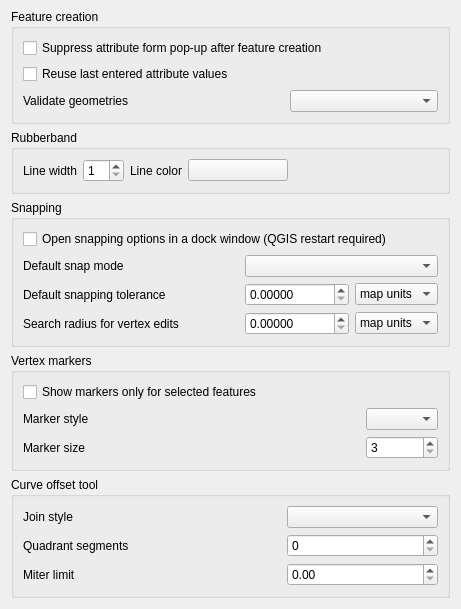
             <widget class="QWidget" name="mOptionsScrollAreaContents_07">
              <property name="geometry">
               <rect>
                <x>0</x>
                <y>0</y>
                <width>461</width>
                <height>607</height>
               </rect>
              </property>
              <layout class="QVBoxLayout" name="verticalLayout_31">
               <property name="topMargin">
                <number>9</number>
               </property>
               <item>
                <widget class="QgsCollapsibleGroupBox" name="mEnterAttributeValuesGroupBox">
                 <property name="title">
                  <string>Feature creation</string>
                 </property>
                 <layout class="QGridLayout" name="gridLayout_28">
                  <item row="2" column="2">
                   <widget class="QComboBox" name="mValidateGeometries">
                    <property name="sizePolicy">
                     <sizepolicy hsizetype="Expanding" vsizetype="Fixed">
                      <horstretch>0</horstretch>
                      <verstretch>0</verstretch>
                     </sizepolicy>
                    </property>
                   </widget>
                  </item>
                  <item row="2" column="0">
                   <widget class="QLabel" name="label_19">
                    <property name="text">
                     <string>Validate geometries</string>
                    </property>
                   </widget>
                  </item>
                  <item row="0" column="0" colspan="3">
                   <widget class="QCheckBox" name="chkDisableAttributeValuesDlg">
                    <property name="text">
                     <string>Suppress attribute form pop-up after feature creation</string>
                    </property>
                    <property name="tristate">
                     <bool>false</bool>
                    </property>
                   </widget>
                  </item>
                  <item row="2" column="1">
                   <spacer name="horizontalSpacer_32">
                    <property name="orientation">
                     <enum>Qt::Horizontal</enum>
                    </property>
                    <property name="sizeHint" stdset="0">
                     <size>
                      <width>40</width>
                      <height>20</height>
                     </size>
                    </property>
                   </spacer>
                  </item>
                  <item row="1" column="0" colspan="3">
                   <widget class="QCheckBox" name="chkReuseLastValues">
                    <property name="text">
                     <string>Reuse last entered attribute values</string>
                    </property>
                    <property name="tristate">
                     <bool>false</bool>
                    </property>
                   </widget>
                  </item>
                 </layout>
                </widget>
               </item>
               <item>
                <widget class="QgsCollapsibleGroupBox" name="mRubberBandGroupBox">
                 <property name="title">
                  <string>Rubberband</string>
                 </property>
                 <layout class="QGridLayout" name="_9">
                  <item row="0" column="2">
                   <widget class="QLabel" name="mLineColorTextLabel">
                    <property name="sizePolicy">
                     <sizepolicy hsizetype="Maximum" vsizetype="Preferred">
                      <horstretch>0</horstretch>
                      <verstretch>0</verstretch>
                     </sizepolicy>
                    </property>
                    <property name="text">
                     <string>Line color</string>
                    </property>
                   </widget>
                  </item>
                  <item row="0" column="1">
                   <widget class="QSpinBox" name="mLineWidthSpinBox">
                    <property name="toolTip">
                     <string>Line width in pixels</string>
                    </property>
                    <property name="minimum">
                     <number>1</number>
                    </property>
                   </widget>
                  </item>
                  <item row="0" column="0">
                   <widget class="QLabel" name="mLineWidthTextLabel">
                    <property name="sizePolicy">
                     <sizepolicy hsizetype="Maximum" vsizetype="Preferred">
                      <horstretch>0</horstretch>
                      <verstretch>0</verstretch>
                     </sizepolicy>
                    </property>
                    <property name="text">
                     <string>Line width</string>
                    </property>
                   </widget>
                  </item>
                  <item row="0" column="4">
                   <spacer name="horizontalSpacer_33">
                    <property name="orientation">
                     <enum>Qt::Horizontal</enum>
                    </property>
                    <property name="sizeHint" stdset="0">
                     <size>
                      <width>40</width>
                      <height>20</height>
                     </size>
                    </property>
                   </spacer>
                  </item>
                  <item row="0" column="3">
                   <widget class="QgsColorButton" name="mLineColorToolButton">
                    <property name="sizePolicy">
                     <sizepolicy hsizetype="Fixed" vsizetype="Fixed">
                      <horstretch>0</horstretch>
                      <verstretch>0</verstretch>
                     </sizepolicy>
                    </property>
                    <property name="minimumSize">
                     <size>
                      <width>100</width>
                      <height>0</height>
                     </size>
                    </property>
                    <property name="maximumSize">
                     <size>
                      <width>100</width>
                      <height>16777215</height>
                     </size>
                    </property>
                    <property name="text">
                     <string/>
                    </property>
                   </widget>
                  </item>
                 </layout>
                </widget>
               </item>
               <item>
                <widget class="QgsCollapsibleGroupBox" name="mSnappingGroupBox">
                 <property name="title">
                  <string>Snapping</string>
                 </property>
                 <layout class="QGridLayout" name="_10">
                  <item row="1" column="0">
                   <widget class="QLabel" name="mDefaultSnapModeLabel">
                    <property name="text">
                     <string>Default snap mode</string>
                    </property>
                   </widget>
                  </item>
                  <item row="1" column="4" colspan="2">
                   <widget class="QComboBox" name="mDefaultSnapModeComboBox">
                    <property name="sizePolicy">
                     <sizepolicy hsizetype="Expanding" vsizetype="Fixed">
                      <horstretch>0</horstretch>
                      <verstretch>0</verstretch>
                     </sizepolicy>
                    </property>
                   </widget>
                  </item>
                  <item row="2" column="0" colspan="2">
                   <widget class="QLabel" name="mDefaultSnappingToleranceTextLabel">
                    <property name="text">
                     <string>Default snapping tolerance</string>
                    </property>
                   </widget>
                  </item>
                  <item row="2" column="4">
                   <widget class="QDoubleSpinBox" name="mDefaultSnappingToleranceSpinBox">
                    <property name="decimals">
                     <number>5</number>
                    </property>
                    <property name="maximum">
                     <double>99999999.989999994635582</double>
                    </property>
                   </widget>
                  </item>
                  <item row="3" column="0" colspan="3">
                   <widget class="QLabel" name="mVertexSearchRadiusVertexEditLabel">
                    <property name="text">
                     <string>Search radius for vertex edits</string>
                    </property>
                   </widget>
                  </item>
                  <item row="3" column="4">
                   <widget class="QDoubleSpinBox" name="mSearchRadiusVertexEditSpinBox">
                    <property name="decimals">
                     <number>5</number>
                    </property>
                    <property name="maximum">
                     <double>99999999.989999994635582</double>
                    </property>
                   </widget>
                  </item>
                  <item row="2" column="5">
                   <widget class="QComboBox" name="mDefaultSnappingToleranceComboBox">
                    <property name="sizePolicy">
                     <sizepolicy hsizetype="Expanding" vsizetype="Fixed">
                      <horstretch>0</horstretch>
                      <verstretch>0</verstretch>
                     </sizepolicy>
                    </property>
                    <item>
                     <property name="text">
                      <string>map units</string>
                     </property>
                    </item>
                    <item>
                     <property name="text">
                      <string>pixels</string>
                     </property>
                    </item>
                   </widget>
                  </item>
                  <item row="3" column="5">
                   <widget class="QComboBox" name="mSearchRadiusVertexEditComboBox">
                    <item>
                     <property name="text">
                      <string>map units</string>
                     </property>
                    </item>
                    <item>
                     <property name="text">
                      <string>pixels</string>
                     </property>
                    </item>
                   </widget>
                  </item>
                  <item row="3" column="3">
                   <spacer>
                    <property name="orientation">
                     <enum>Qt::Horizontal</enum>
                    </property>
                    <property name="sizeHint" stdset="0">
                     <size>
                      <width>61</width>
                      <height>20</height>
                     </size>
                    </property>
                   </spacer>
                  </item>
                  <item row="2" column="2" colspan="2">
                   <spacer>
                    <property name="orientation">
                     <enum>Qt::Horizontal</enum>
                    </property>
                    <property name="sizeHint" stdset="0">
                     <size>
                      <width>241</width>
                      <height>20</height>
                     </size>
                    </property>
                   </spacer>
                  </item>
                  <item row="1" column="1" colspan="3">
                   <spacer>
                    <property name="orientation">
                     <enum>Qt::Horizontal</enum>
                    </property>
                    <property name="sizeHint" stdset="0">
                     <size>
                      <width>311</width>
                      <height>20</height>
                     </size>
                    </property>
                   </spacer>
                  </item>
                  <item row="0" column="0" colspan="6">
                   <widget class="QCheckBox" name="cbxSnappingOptionsDocked">
                    <property name="text">
                     <string>Open snapping options in a dock window (QGIS restart required)</string>
                    </property>
                   </widget>
                  </item>
                 </layout>
                </widget>
               </item>
               <item>
                <widget class="QgsCollapsibleGroupBox" name="mVertexMarkerGroupBox">
                 <property name="title">
                  <string>Vertex markers</string>
                 </property>
                 <layout class="QGridLayout" name="_11">
                  <item row="1" column="0">
                   <widget class="QLabel" name="mMarkerStyleLabel">
                    <property name="text">
                     <string>Marker style</string>
                    </property>
                   </widget>
                  </item>
                  <item row="1" column="1">
                   <spacer>
                    <property name="orientation">
                     <enum>Qt::Horizontal</enum>
                    </property>
                    <property name="sizeHint" stdset="0">
                     <size>
                      <width>281</width>
                      <height>20</height>
                     </size>
                    </property>
                   </spacer>
                  </item>
                  <item row="1" column="2">
                   <widget class="QComboBox" name="mMarkerStyleComboBox">
                    <property name="sizePolicy">
                     <sizepolicy hsizetype="Expanding" vsizetype="Fixed">
                      <horstretch>0</horstretch>
                      <verstretch>0</verstretch>
                     </sizepolicy>
                    </property>
                   </widget>
                  </item>
                  <item row="2" column="2">
                   <widget class="QSpinBox" name="mMarkerSizeSpinBox">
                    <property name="layoutDirection">
                     <enum>Qt::LeftToRight</enum>
                    </property>
                    <property name="minimum">
                     <number>3</number>
                    </property>
                    <property name="singleStep">
                     <number>2</number>
                    </property>
                   </widget>
                  </item>
                  <item row="2" column="0">
                   <widget class="QLabel" name="label_6">
                    <property name="text">
                     <string>Marker size</string>
                    </property>
                   </widget>
                  </item>
                  <item row="2" column="1">
                   <spacer>
                    <property name="orientation">
                     <enum>Qt::Horizontal</enum>
                    </property>
                    <property name="sizeHint" stdset="0">
                     <size>
                      <width>40</width>
                      <height>20</height>
                     </size>
                    </property>
                   </spacer>
                  </item>
                  <item row="0" column="0" colspan="3">
                   <widget class="QCheckBox" name="mMarkersOnlyForSelectedCheckBox">
                    <property name="text">
                     <string>Show markers only for selected features</string>
                    </property>
                   </widget>
                  </item>
                 </layout>
                </widget>
               </item>
               <item>
                <widget class="QgsCollapsibleGroupBox" name="groupBox_21">
                 <property name="title">
                  <string>Curve offset tool</string>
                 </property>
                 <layout class="QGridLayout" name="gridLayout">
                  <item row="1" column="2">
                   <widget class="QSpinBox" name="mOffsetQuadSegSpinBox"/>
                  </item>
                  <item row="2" column="0">
                   <widget class="QLabel" name="label_28">
                    <property name="text">
                     <string>Miter limit</string>
                    </property>
                   </widget>
                  </item>
                  <item row="0" column="0">
                   <widget class="QLabel" name="label_26">
                    <property name="text">
                     <string>Join style</string>
                    </property>
                   </widget>
                  </item>
                  <item row="0" column="2">
                   <widget class="QComboBox" name="mOffsetJoinStyleComboBox">
                    <property name="sizePolicy">
                     <sizepolicy hsizetype="Expanding" vsizetype="Fixed">
                      <horstretch>0</horstretch>
                      <verstretch>0</verstretch>
                     </sizepolicy>
                    </property>
                   </widget>
                  </item>
                  <item row="1" column="0">
                   <widget class="QLabel" name="label_27">
                    <property name="text">
                     <string>Quadrant segments</string>
                    </property>
                   </widget>
                  </item>
                  <item row="2" column="2">
                   <widget class="QDoubleSpinBox" name="mCurveOffsetMiterLimitComboBox"/>
                  </item>
                  <item row="0" column="1">
                   <spacer name="horizontalSpacer_29">
                    <property name="orientation">
                     <enum>Qt::Horizontal</enum>
                    </property>
                    <property name="sizeHint" stdset="0">
                     <size>
                      <width>40</width>
                      <height>20</height>
                     </size>
                    </property>
                   </spacer>
                  </item>
                  <item row="1" column="1">
                   <spacer name="horizontalSpacer_30">
                    <property name="orientation">
                     <enum>Qt::Horizontal</enum>
                    </property>
                    <property name="sizeHint" stdset="0">
                     <size>
                      <width>40</width>
                      <height>20</height>
                     </size>
                    </property>
                   </spacer>
                  </item>
                  <item row="2" column="1">
                   <spacer name="horizontalSpacer_31">
                    <property name="orientation">
                     <enum>Qt::Horizontal</enum>
                    </property>
                    <property name="sizeHint" stdset="0">
                     <size>
                      <width>40</width>
                      <height>20</height>
                     </size>
                    </property>
                   </spacer>
                  </item>
                 </layout>
                </widget>
               </item>
               <item>
                <spacer name="verticalSpacer_4">
                 <property name="orientation">
                  <enum>Qt::Vertical</enum>
                 </property>
                 <property name="sizeHint" stdset="0">
                  <size>
                   <width>20</width>
                   <height>40</height>
                  </size>
                 </property>
                </spacer>
               </item>
              </layout>
             </widget>
